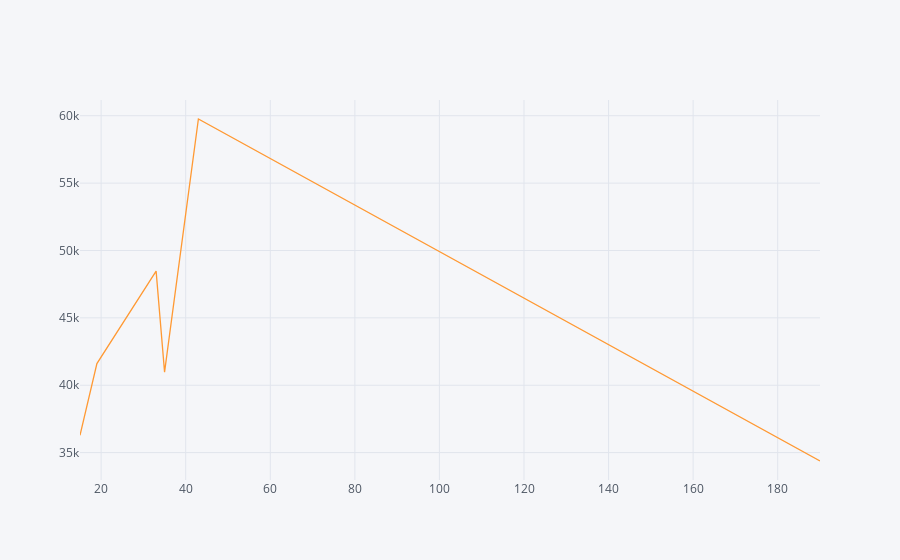
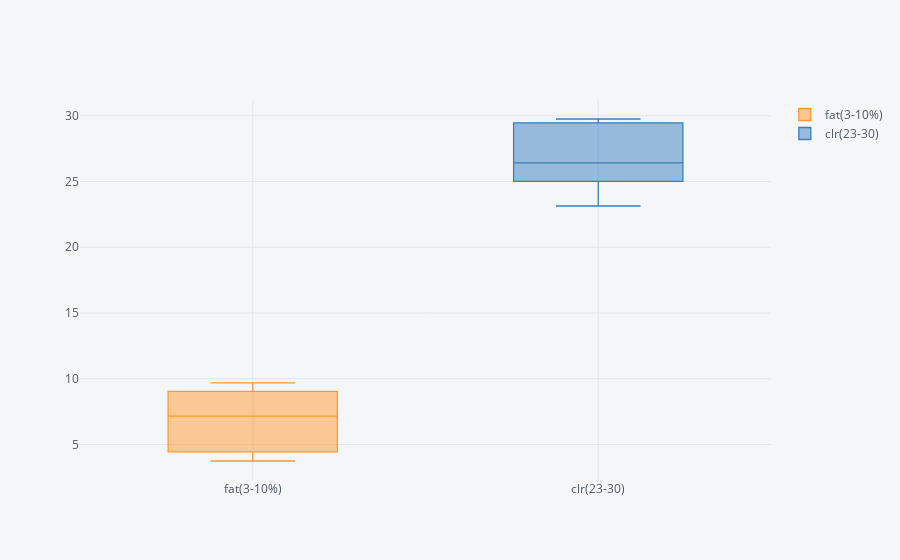
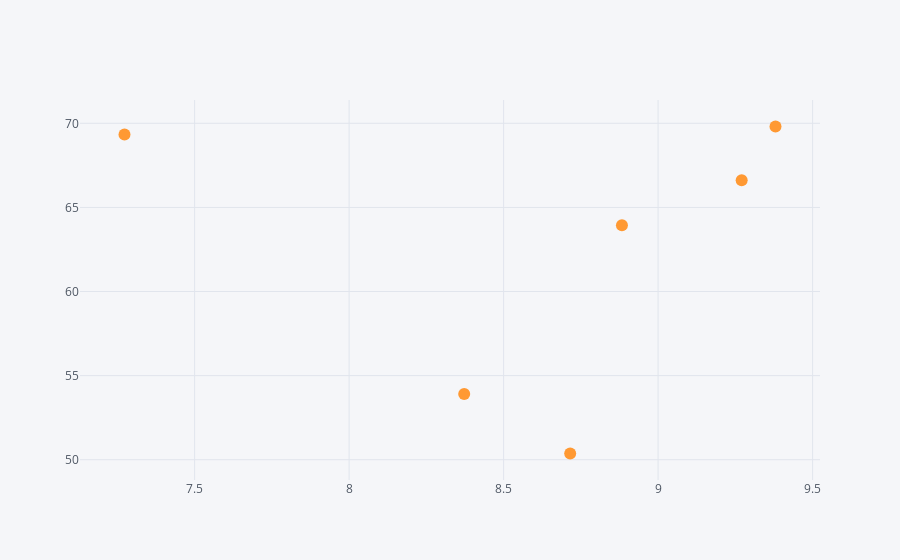

Source (notebook cell) for these figures, in order:
### Code cell
visualizeMilkGranular(milk, 1, 1, 1, 2017, 31, 12, 2017)

### Figure 1 — Plotly figure (JSON) as saved in the notebook; plotly's stock layout.template omitted (floating-point values rounded to 4 significant figures)
{"data": [{"line": {"color": "rgba(255, 153, 51, 1.0)", "dash": "solid", "shape": "linear", "width": 1.3}, "mode": "lines", "name": "payment", "text": "", "type": "scatter", "uid": "34249ac2-72f6-463e-a8bb-0145c80e06e2", "x": [15, 19, 33, 35, 43, 190], "y": [36280.0, 41610.0, 48470.0, 40970.0, 59760.0, 34380.0]}], "layout": {"legend": {"bgcolor": "#F5F6F9", "font": {"color": "#4D5663"}}, "paper_bgcolor": "#F5F6F9", "plot_bgcolor": "#F5F6F9", "title": {"font": {"color": "#4D5663"}}, "xaxis": {"gridcolor": "#E1E5ED", "showgrid": true, "tickfont": {"color": "#4D5663"}, "title": {"font": {"color": "#4D5663"}, "text": ""}, "zerolinecolor": "#E1E5ED"}, "yaxis": {"gridcolor": "#E1E5ED", "showgrid": true, "tickfont": {"color": "#4D5663"}, "title": {"font": {"color": "#4D5663"}, "text": ""}, "zerolinecolor": "#E1E5ED"}}}

### Figure 2 — Plotly figure (JSON) as saved in the notebook; plotly's stock layout.template omitted (floating-point values rounded to 4 significant figures)
{"data": [{"boxpoints": false, "line": {"width": 1.3}, "marker": {"color": "rgba(255, 153, 51, 1.0)"}, "name": "fat(3-10%)", "orientation": "v", "type": "box", "uid": "57d928be-84fd-47d8-a00f-8c669c0494ad", "y": [7.6, 3.74, 9.04, 4.44, 6.7, 9.69]}, {"boxpoints": false, "line": {"width": 1.3}, "marker": {"color": "rgba(55, 128, 191, 1.0)"}, "name": "clr(23-30)", "orientation": "v", "type": "box", "uid": "b93caa7c-af84-41d9-bdbc-c2ec3902a27b", "y": [25.01, 29.47, 25.9, 23.14, 29.76, 26.93]}], "layout": {"legend": {"bgcolor": "#F5F6F9", "font": {"color": "#4D5663"}}, "paper_bgcolor": "#F5F6F9", "plot_bgcolor": "#F5F6F9", "title": {"font": {"color": "#4D5663"}}, "xaxis": {"gridcolor": "#E1E5ED", "showgrid": true, "tickfont": {"color": "#4D5663"}, "title": {"font": {"color": "#4D5663"}, "text": ""}, "zerolinecolor": "#E1E5ED"}, "yaxis": {"gridcolor": "#E1E5ED", "showgrid": true, "tickfont": {"color": "#4D5663"}, "title": {"font": {"color": "#4D5663"}, "text": ""}, "zerolinecolor": "#E1E5ED"}}}

### Figure 3 — Plotly figure (JSON) as saved in the notebook; plotly's stock layout.template omitted (floating-point values rounded to 4 significant figures)
{"data": [{"line": {"color": "rgba(255, 153, 51, 1.0)", "dash": "solid", "shape": "linear", "width": 1.3}, "marker": {"size": 12, "symbol": "circle"}, "mode": "markers", "name": "rate", "text": "", "type": "scatter", "uid": "1cfd0a22-c5c7-4e7d-8b58-2cc466581d0c", "x": [8.373, 8.715, 8.883, 7.273, 9.38, 9.271], "y": [53.91, 50.37, 63.94, 69.33, 69.81, 66.62]}], "layout": {"legend": {"bgcolor": "#F5F6F9", "font": {"color": "#4D5663"}}, "paper_bgcolor": "#F5F6F9", "plot_bgcolor": "#F5F6F9", "title": {"font": {"color": "#4D5663"}}, "xaxis": {"gridcolor": "#E1E5ED", "showgrid": true, "tickfont": {"color": "#4D5663"}, "title": {"font": {"color": "#4D5663"}, "text": ""}, "zerolinecolor": "#E1E5ED"}, "yaxis": {"gridcolor": "#E1E5ED", "showgrid": true, "tickfont": {"color": "#4D5663"}, "title": {"font": {"color": "#4D5663"}, "text": ""}, "zerolinecolor": "#E1E5ED"}}}
